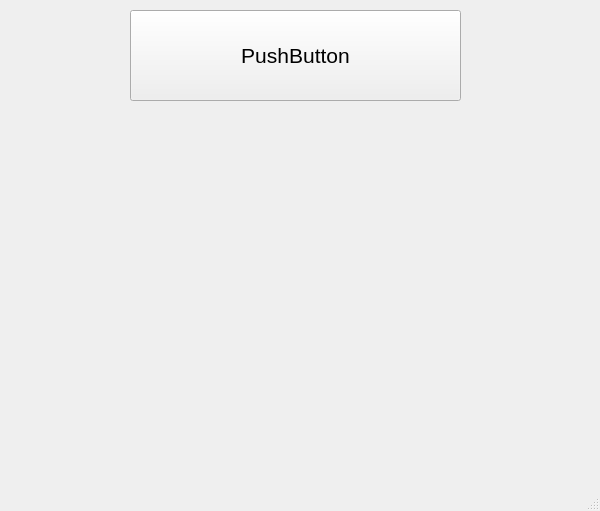
<?xml version="1.0" encoding="UTF-8"?>
<ui version="4.0">
 <class>MainWindow</class>
 <widget class="QMainWindow" name="MainWindow">
  <property name="geometry">
   <rect>
    <x>0</x>
    <y>0</y>
    <width>600</width>
    <height>511</height>
   </rect>
  </property>
  <property name="windowTitle">
   <string>MainWindow</string>
  </property>
  <widget class="QWidget" name="centralwidget">
   <widget class="QPushButton" name="pushButton">
    <property name="geometry">
     <rect>
      <x>130</x>
      <y>10</y>
      <width>331</width>
      <height>91</height>
     </rect>
    </property>
    <property name="font">
     <font>
      <pointsize>16</pointsize>
     </font>
    </property>
    <property name="text">
     <string>PushButton</string>
    </property>
   </widget>
  </widget>
  <widget class="QMenuBar" name="menubar">
   <property name="geometry">
    <rect>
     <x>0</x>
     <y>0</y>
     <width>800</width>
     <height>26</height>
    </rect>
   </property>
  </widget>
  <widget class="QStatusBar" name="statusbar"/>
 </widget>
 <resources/>
 <connections/>
</ui>
